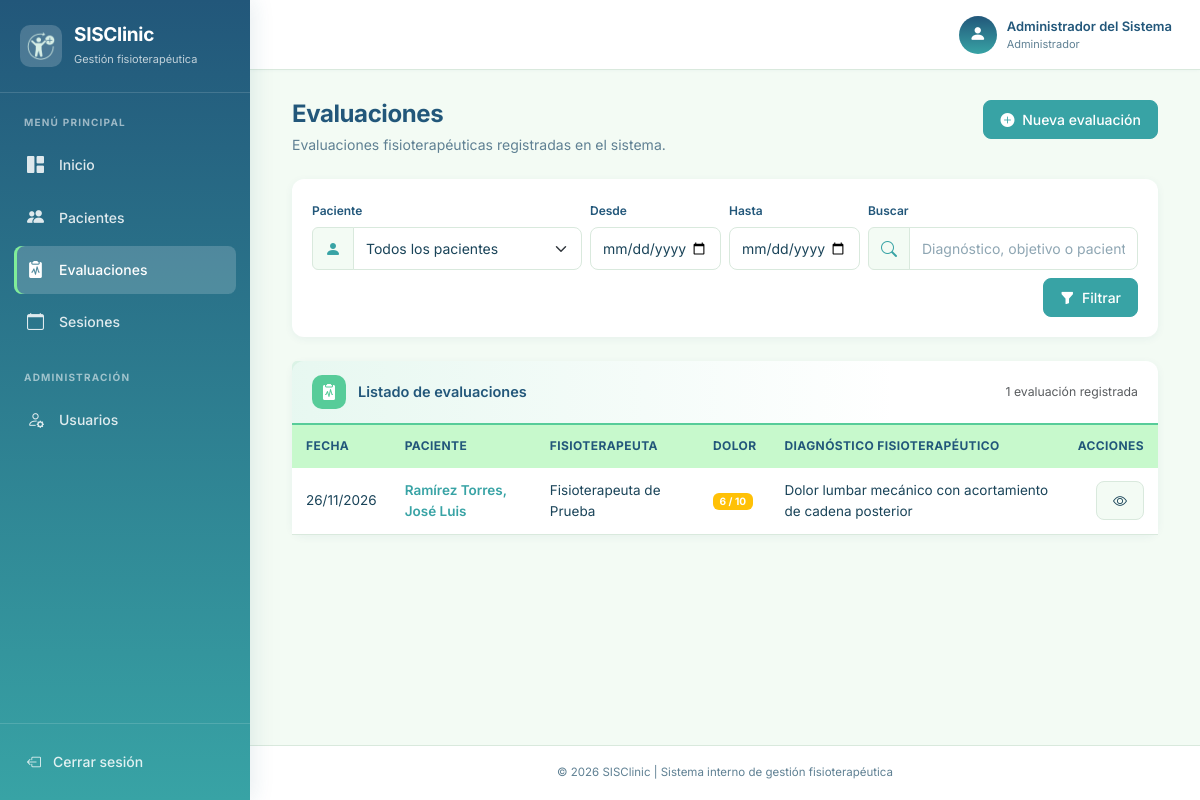
The page /modules/evaluaciones/index.php (signed in) on the database its author committed.
### tables this page shows
CREATE TABLE evaluaciones (
    id_evaluacion                INT AUTO_INCREMENT PRIMARY KEY,
    id_paciente                  INT  NOT NULL,
    id_usuario                   INT  NOT NULL,
    fecha_evaluacion             DATE NOT NULL,
    dolor                        TINYINT NOT NULL,
    fuerza_muscular              VARCHAR(100) NULL,
    rango_articular              VARCHAR(100) NULL,
    movilidad                    VARCHAR(100) NULL,
    equilibrio                   VARCHAR(100) NULL,
    marcha                       VARCHAR(100) NULL,
    observaciones                TEXT NULL,
    diagnostico_fisioterapeutico TEXT NULL,
    objetivos_tratamiento        TEXT NULL,
    CONSTRAINT chk_eval_dolor CHECK (dolor BETWEEN 0 AND 10),
    CONSTRAINT fk_eval_paciente FOREIGN KEY (id_paciente)
        REFERENCES pacientes(id_paciente) ON DELETE RESTRICT ON UPDATE CASCADE,
    CONSTRAINT fk_eval_usuario FOREIGN KEY (id_usuario)
        REFERENCES usuarios(id_usuario) ON DELETE RESTRICT ON UPDATE CASCADE
);

CREATE TABLE pacientes (
    id_paciente        INT AUTO_INCREMENT PRIMARY KEY,
    nombres            VARCHAR(100) NOT NULL,
    apellidos          VARCHAR(100) NOT NULL,
    fecha_nacimiento   DATE         NOT NULL,
    sexo               ENUM('Femenino','Masculino') NOT NULL,
    telefono           VARCHAR(20)  NOT NULL,
    correo             VARCHAR(100) NULL,
    direccion          VARCHAR(200) NULL,
    motivo_consulta    TEXT         NOT NULL,
    diagnostico_medico TEXT         NULL,
    antecedentes       TEXT         NULL,
    observaciones      TEXT         NULL,
    fecha_registro     TIMESTAMP    NOT NULL DEFAULT CURRENT_TIMESTAMP
);

CREATE TABLE usuarios (
    id_usuario      INT AUTO_INCREMENT PRIMARY KEY,
    nombre_completo VARCHAR(100) NOT NULL,
    usuario         VARCHAR(50)  NOT NULL UNIQUE,
    contrasena      VARCHAR(255) NOT NULL,           
    rol             ENUM('Administrador','Fisioterapeuta') NOT NULL,
    estado          TINYINT(1)   NOT NULL DEFAULT 1  
);

### modules/evaluaciones/index.php (the view, shortened to what this page needs)
<?php
require_once __DIR__ . '/../../conexion.php';
require_once __DIR__ . '/../../includes/header.php';
require_once __DIR__ . '/../../includes/navbar.php';
$busqueda        = trim($_GET['q'] ?? '');
$filtro_paciente = isset($_GET['paciente']) ? (int) $_GET['paciente'] : 0;
$fecha_desde     = trim($_GET['desde'] ?? '');
$fecha_hasta     = trim($_GET['hasta'] ?? '');
$sql = "SELECT e.id_evaluacion,
               e.fecha_evaluacion,
               e.dolor,
               e.diagnostico_fisioterapeutico,
               p.id_paciente,
               p.nombres   AS paciente_nombres,
               p.apellidos AS paciente_apellidos,
               u.nombre_completo AS fisioterapeuta
        FROM evaluaciones e
        INNER JOIN pacientes p ON p.id_paciente = e.id_paciente
        INNER JOIN usuarios  u ON u.id_usuario  = e.id_usuario
        WHERE 1 = 1";
$sql .= " ORDER BY e.fecha_evaluacion DESC, e.id_evaluacion DESC LIMIT 100";
$stmt = mysqli_prepare($con, $sql);
mysqli_stmt_execute($stmt);
$resultado        = mysqli_stmt_get_result($stmt);
$total_resultados = mysqli_num_rows($resultado);
$res_total = mysqli_query($con, "SELECT COUNT(*) AS total FROM evaluaciones");
$total_evaluaciones = (int) ($res_total ? mysqli_fetch_assoc($res_total)['total'] : 0);
$hay_filtros = $busqueda !== '' || $filtro_paciente > 0 || $fecha_desde !== '' || $fecha_hasta !== '';
function color_dolor(int $dolor): string {
    if ($dolor <= 6) return 'warning';
    return 'danger';
}
?>
<div class="container-fluid">
    <div class="d-flex justify-content-between align-items-start flex-wrap gap-3 mb-4">
        <div>
            <h1 class="page-title">Evaluaciones</h1>
            <p class="page-subtitle mb-0">
                Evaluaciones fisioterapéuticas registradas en el sistema.
            </p>
        </div>
        <a href="<?= BASE_URL ?>/modules/evaluaciones/registrar.php" class="btn btn-primary">
            <i class="bi bi-plus-circle-fill me-1"></i>
            Nueva evaluación
        </a>
    </div>
    <div class="card mb-4">
        <div class="card-body">
            <form method="GET" action="index.php" class="row g-2 align-items-end">
                <div class="col-md-4">
                    <label class="form-label" style="font-size: 12px;">Paciente</label>
                    <div class="input-group">
                        <span class="input-group-text">
                            <i class="bi bi-person-fill"></i>
                        </span>
                        <select name="paciente" class="form-select">
                            <option value="0">Todos los pacientes</option>
                        </select>
                    </div>
                </div>
                <div class="col-md-2">
                    <label class="form-label" style="font-size: 12px;">Desde</label>
                    <input type="date" class="form-control" name="desde"
                           value="<?= htmlspecialchars($fecha_desde) ?>">
                </div>
                <div class="col-md-2">
                    <label class="form-label" style="font-size: 12px;">Hasta</label>
                    <input type="date" class="form-control" name="hasta"
                           value="<?= htmlspecialchars($fecha_hasta) ?>">
                </div>
                <div class="col-md-4">
                    <label class="form-label" style="font-size: 12px;">Buscar</label>
                    <div class="input-group">
                        <span class="input-group-text">
                            <i class="bi bi-search"></i>
                        </span>
                        <input type="text" class="form-control" name="q"
                               placeholder="Diagnóstico, objetivo o paciente"
                               value="<?= htmlspecialchars($busqueda) ?>">
                    </div>
                </div>
                <div class="col-12 d-flex gap-2 justify-content-end mt-2">
                    <button type="submit" class="btn btn-primary">
                        <i class="bi bi-funnel-fill me-1"></i> Filtrar
                    </button>
                </div>
            </form>
        </div>
    </div>
    <div class="card card-section card-section--emerald">
        <div class="card-header">
            <span class="section-icon">
                <i class="bi bi-clipboard2-pulse-fill"></i>
            </span>
            <strong>
                <?php if ($hay_filtros): ?>
                    Resultados filtrados
                <?php else: ?>
                    Listado de evaluaciones
                <?php endif; ?>
            </strong>
            <small class="text-muted ms-auto">
                <?php if ($hay_filtros): ?>
                    <?= $total_resultados ?> resultado<?= $total_resultados === 1 ? '' : 's' ?>
                    de <?= $total_evaluaciones ?> en total
                <?php else: ?>
                    <?= $total_evaluaciones ?> evaluación<?= $total_evaluaciones === 1 ? '' : 'es' ?> registrada<?= $total_evaluaciones === 1 ? '' : 's' ?>
                <?php endif; ?>
            </small>
        </div>
        <?php if ($total_resultados === 0): ?>
            <div class="card-body empty-state">
                <div class="empty-state-icon">
                    <i class="bi bi-clipboard2-x"></i>
                </div>
                <p>
                    <?php if ($hay_filtros): ?>
                        No hay evaluaciones que coincidan con los filtros aplicados.
                    <?php else: ?>
                        Aún no se han registrado evaluaciones en el sistema.
                    <?php endif; ?>
                </p>
                <small>
                    <?php if ($hay_filtros): ?>
                        Prueba ampliar el rango de fechas o quitar filtros.
                    <?php else: ?>
                        Registra una nueva evaluación para comenzar.
                    <?php endif; ?>
                </small>
            </div>
        <?php else: ?>
            <div class="table-responsive">
                <table class="table table-hover align-middle mb-0">
                    <thead>
                        <tr>
                            <th>Fecha</th>
                            <th>Paciente</th>
                            <th>Fisioterapeuta</th>
                            <th>Dolor</th>
                            <th>Diagnóstico fisioterapéutico</th>
                            <th class="text-end">Acciones</th>
                        </tr>
                    </thead>
                    <tbody>
                        <?php while ($e = mysqli_fetch_assoc($resultado)): ?>
                            <tr>
                                <td>
                                    <?= htmlspecialchars(date('d/m/Y', strtotime($e['fecha_evaluacion']))) ?>
                                </td>
                                <td>
                                    <a href="<?= BASE_URL ?>/modules/pacientes/ver.php?id=<?= (int) $e['id_paciente'] ?>"
                                       style="color: var(--color-primary); font-weight: 600;">
                                        <?= htmlspecialchars($e['paciente_apellidos'] . ', ' . $e['paciente_nombres']) ?>
                                    </a>
                                </td>
                                <td>
                                    <?= htmlspecialchars($e['fisioterapeuta']) ?>
                                </td>
                                <td>
                                    <span class="badge bg-<?= color_dolor((int) $e['dolor']) ?>">
                                        <?= (int) $e['dolor'] ?> / 10
                                    </span>
                                </td>
                                <td>
                                    <?php if (!empty($e['diagnostico_fisioterapeutico'])): ?>
                                        <?= htmlspecialchars(mb_strimwidth($e['diagnostico_fisioterapeutico'], 0, 60, '…')) ?>
                                    <?php else: ?>
                                        <span style="color: var(--color-muted);">—</span>
                                    <?php endif; ?>
                                </td>
                                <td class="text-end">
                                    <a href="<?= BASE_URL ?>/modules/evaluaciones/ver.php?id=<?= (int) $e['id_evaluacion'] ?>"
                                       class="btn btn-sm btn-light" title="Ver detalle de la evaluación">
                                        <i class="bi bi-eye"></i>
                                    </a>
                                </td>
                            </tr>
                        <?php endwhile; ?>
                    </tbody>
                </table>
            </div>
        <?php endif; ?>
    </div>
</div>
<?php require_once __DIR__ . '/../../includes/footer.php'; ?>

### css/styles.css (style rules this page uses)
:root { --baltic-blue: #22577a; --tropical-teal: #38a3a5; --emerald: #57cc99; --light-green: #80ed99; --tea-green: #c7f9cc; --color-primary: var(--tropical-teal); --color-soft: var(--emerald); --color-dark: var(--baltic-blue); --color-success: var(--emerald); --color-accent: var(--light-green); --color-white: #ffffff; --color-light: var(--tea-green); --color-background: #f3fbf4; --color-text: #1a4459; --color-muted: #5f8093; --color-border: #d9e9dd; --sidebar-width: 250px; --sidebar-gradient: linear-gradient(180deg, #22577a 0%, #38a3a5 100%); --shadow-sm: 0 2px 8px rgba(34, 87, 122, 0.06); --shadow-md: 0 6px 20px rgba(34, 87, 122, 0.10); --shadow-lg: 0 10px 35px rgba(34, 87, 122, 0.14); --radius-sm: 8px; --radius: 12px; --radius-lg: 16px; }
* { margin: 0; padding: 0; box-sizing: border-box; }
body { font-family: 'Inter', -apple-system, BlinkMacSystemFont, Arial, sans-serif; background-color: var(--color-background); color: var(--color-text); font-size: 14px; line-height: 1.55; -webkit-font-smoothing: antialiased; }
a { text-decoration: none; color: var(--color-primary); }
.page-title { color: var(--color-dark); font-size: 24px; font-weight: 700; letter-spacing: -0.4px; margin-bottom: 5px; }
.page-subtitle { color: var(--color-muted); font-size: 14px; margin-bottom: 25px; }
.card { border: none; border-radius: var(--radius); box-shadow: var(--shadow-sm); background-color: var(--color-white); transition: box-shadow 0.2s ease, transform 0.2s ease; }
.card-header { background-color: transparent; border-bottom: 1px solid var(--color-border); padding: 18px 20px; }
.card-body { padding: 20px; }
.btn { font-weight: 500; border-radius: var(--radius-sm); padding: 8px 16px; font-size: 14px; transition: all 0.15s ease; }
.btn-primary { background-color: var(--color-primary); border-color: var(--color-primary); }
.btn-light { background-color: var(--color-background); border-color: var(--color-border); color: var(--color-text); }
.form-label { font-size: 13px; font-weight: 600; color: var(--color-dark); margin-bottom: 6px; }
.form-control, .form-select { border: 1px solid var(--color-border); border-radius: var(--radius-sm); padding: 10px 12px; font-size: 14px; color: var(--color-text); transition: border-color 0.15s ease, box-shadow 0.15s ease; }
.form-control::placeholder { color: var(--color-muted); opacity: 0.7; }
.input-group-text { background-color: var(--color-background); border: 1px solid var(--color-border); color: var(--color-primary); }
.table { margin-bottom: 0; color: var(--color-text); }
.table thead th { background-color: var(--color-light); color: var(--color-dark); font-size: 12px; font-weight: 700; text-transform: uppercase; letter-spacing: 0.4px; border-bottom: none; padding: 12px 14px; }
.table tbody td { font-size: 13.5px; vertical-align: middle; color: var(--color-text); padding: 12px 14px; border-color: var(--color-border); }
.table tbody tr { transition: background-color 0.15s ease; }
.card-section .card-header { display: flex; align-items: center; gap: 12px; padding: 14px 20px; border-bottom: 2px solid var(--color-border); }
.card-section .card-header strong { font-size: 14.5px; font-weight: 600; color: var(--color-dark); }
.card-section .card-header .section-icon { width: 34px; height: 34px; display: inline-flex; align-items: center; justify-content: center; border-radius: 10px; font-size: 16px; color: #ffffff; flex-shrink: 0; transition: transform 0.2s ease; }
.card-section.card-section--emerald .card-header { background: linear-gradient(90deg, rgba(87, 204, 153, 0.14) 0%, transparent 70%); border-bottom-color: #57cc99; }
.card-section.card-section--emerald .section-icon { background: #57cc99; }

### rows shown on the page
evaluaciones: fecha_evaluacion "26/11/2026", id_paciente.nombres "Ramírez Torres, José Luis", id_usuario.nombre_completo "Fisioterapeuta de Prueba", dolor "6", diagnostico_fisioterapeutico "Dolor lumbar mecánico con acortamiento de cadena posterior"

### other values the page prints
$nombre_usuario "Administrador del Sistema"
$rol_usuario "Administrador"
$total_evaluaciones "1"
